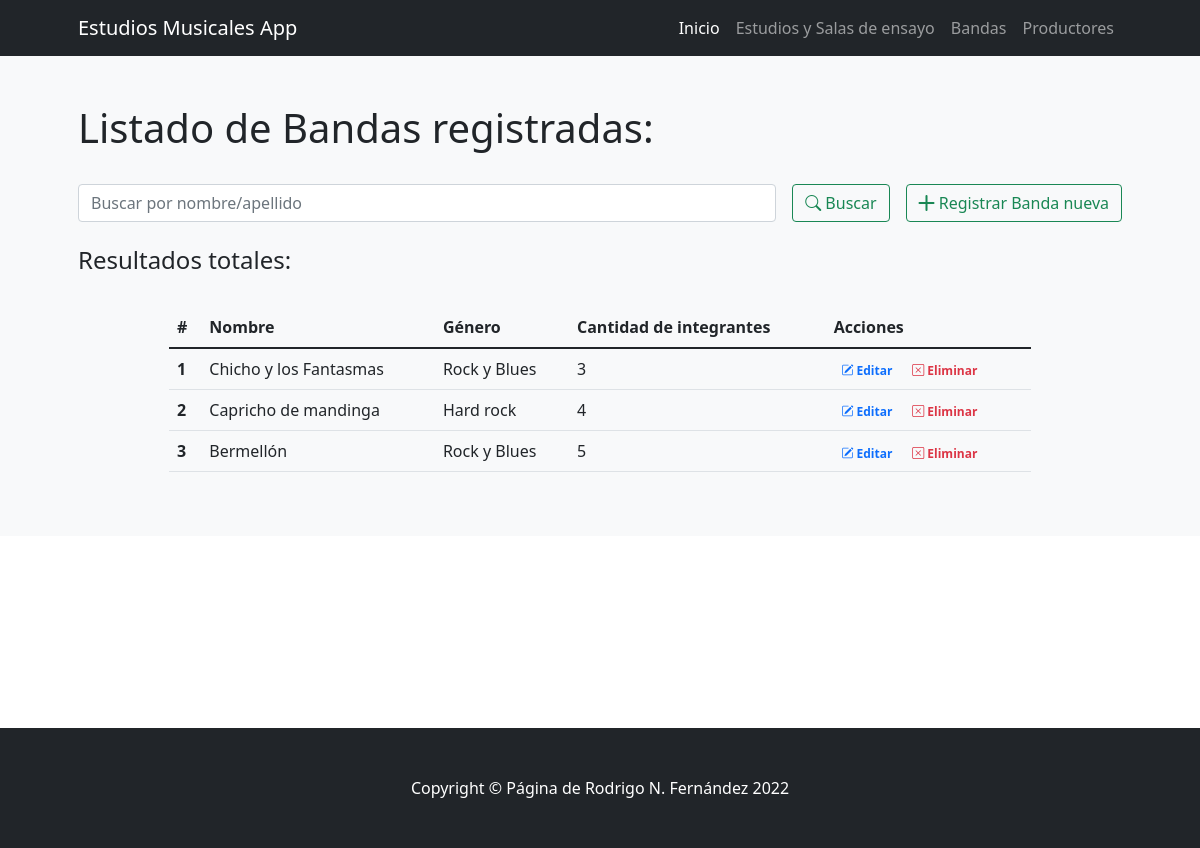
The page /bandas/ on the database its author committed.
### ProyectoCoderApp/models.py (models this page shows)
class Bandas(models.Model):
    nombre = models.CharField(max_length=30) # Texto
    genero = models.CharField(max_length=30) # Texto
    cantidad_integrantes = models.IntegerField() # Email - Opcional
    class Meta:
        verbose_name_plural="Bandas"

### ProyectoCoderApp/views.py (the view)
# urls.py: path('bandas/', bandas, name="bandas"),
def bandas(request):
    if request.method == "POST":
        search = request.POST["search"]
        if search != "":
            bandas = Bandas.objects.filter( Q(nombre__icontains=search) | Q(genero__icontains=search) ).values()
            return render(request,"ProyectoCoderApp/bandas.html",{"bandas":bandas, "search":True, "busqueda":search})
    bandas = Bandas.objects.all()
    return render(request,"ProyectoCoderApp/bandas.html",{"bandas":bandas})

### ProyectoCoderApp/templates/ProyectoCoderApp/bandas.html (shortened to what this page needs)
{% extends 'ProyectoCoderApp/base.html' %}
{% load static %}
{% block contenidoPagina %}
<section class="bg-light py-5">
    <div class="container px-5">
        <h1>Listado de Bandas registradas:</h1>
        <br>
        <div class="row gx-5 justify-content-center">
            <div class="col-lg-12">
                <form class="d-flex my-2 my-lg-0" action="" method="post">
                    <input class="flex-grow-0 form-control mr-sm-2" type="search" name="search" placeholder="Buscar por nombre/apellido" aria-label="Search">
                    <button class="btn btn-outline-success text-nowrap ms-3 my-2 my-sm-0" type="submit"> <i class="bi bi-search"></i> Buscar</button>
                    <a class="btn btn-outline-success text-nowrap ms-3 my-2 my-sm-0" href="{% url 'crear_banda' %}"> <i class="bi bi-plus-lg"></i> Registrar Banda nueva</a>
                </form>
            </div>
        </div>
        <br>
        <h4>Resultados
            {% if search %}
                para "{{busqueda}}":
            {% else %}
                totales:
            {% endif %}
        </h4>
        <br>
        <div class="row gx-5 justify-content-center">
            <div class="col-lg-10 table-responsive">
                <table class="table table-theme">
                    <thead>
                        <tr>
                            <th scope="col">#</th>
                            <th scope="col">Nombre</th>
                            <th scope="col">Género</th>
                            <th scope="col">Cantidad de integrantes</th>
                            <th scope="col">Acciones</th>
                        </tr>
                    </thead>
                    <tbody>
                        {% for banda in bandas %}
                            <tr>
                                <th scope="row">{{forloop.counter}}</th>
                                <td>{{banda.nombre}}</td>
                                <td>{{banda.genero}}</td>
                                <td>{{banda.cantidad_integrantes}}</td>
                                <td>
                                    <a href="{% url 'editar_banda' banda.id %}" class="text-primary badge badge-primary text-decoration-none"> <i class="bi bi-pencil-square"></i> Editar</a>
                                    <a href="{% url 'eliminar_banda' banda.id %}" class="text-danger badge badge-danger text-decoration-none"> <i class="bi bi-x-square"></i> Eliminar</a>
                                </td>
                            </tr>
                        {% endfor %}
                    </tbody>
                </table>
            </div>
        </div>
    </div>
</section>
{% endblock %}

### rows shown on the page
Bandas: nombre "Chicho y los Fantasmas", genero "Rock y Blues", cantidad_integrantes "3"
Bandas: nombre "Capricho de mandinga", genero "Hard rock", cantidad_integrantes "4"
Bandas: nombre "Bermellón", genero "Rock y Blues", cantidad_integrantes "5"
